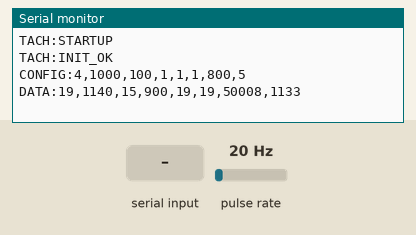
A sketch run on a simulated Teensy 4. On the bench: the last lines printed to the serial monitor. Wiring (inferred from the names in the program): pulse sensor: data pin 4. The test bench sets the inputs (shaded band); at power-on: pulse rate 20 Hz.

Above: at 1.3 s.
1.4 s: "CMD:\n" received over Serial
At 2.0 s:
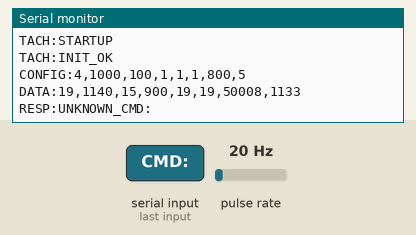
2.9 s: "CMD:,45\n" received over Serial
At 3.11 s:
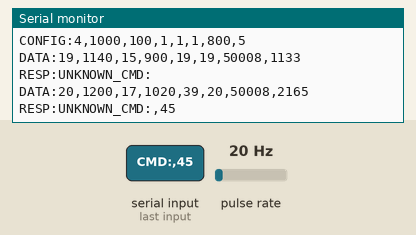
4.4 s: pulse rate (sensor on pin 4) set to 4 Hz
At 5.7 s:
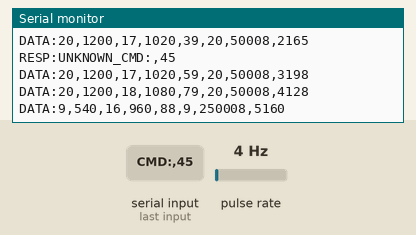
5.9 s: pulse rate (sensor on pin 4) set to 50 Hz
At 8.0 s:
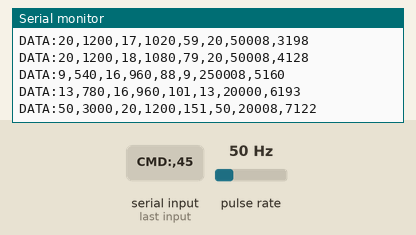
Timing chart, 0 to 8.4 s (numbered marks = the images above; inputs shaded):
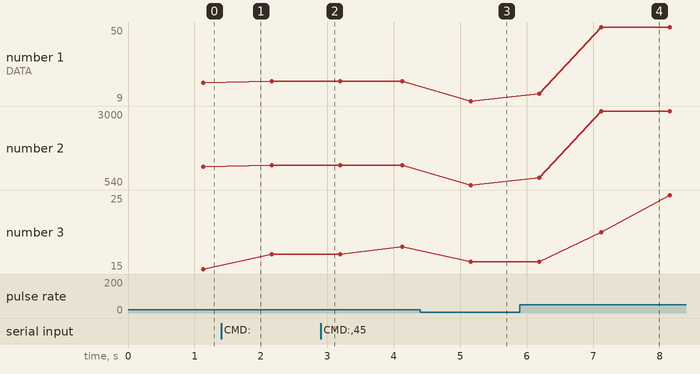

Measured:
- after the input at 1.4 s, the serial monitor: prints a new line at once (image 1)
- after the input at 2.9 s, the serial monitor: prints a new line at once (image 2)
- after the input at 4.4 s, the serial monitor: prints a new line after 0.76 s (image 3)
- after the input at 5.9 s, the serial monitor: prints a new line after 0.29 s (image 4)
- plotted number 1: 20 → 9 after the input at 4.4 s, 9 → 50 after the input at 5.9 s
- plotted number 2: 1200 → 540 after the input at 4.4 s, 540 → 3000 after the input at 5.9 s
- plotted number 3: 18 → 16 after the input at 4.4 s, 16 → 25 after the input at 5.9 s

The sketch:

Tachometer.ino
```cpp
/**
 * File: TachometerSimple.ino
 * Author: Omar Achraf / omarachraf@gmail.com
 * Date: 2025-06-28
 * Version: 1.0
 * Description: Simplified Arduino sketch for Tachometer with Python GUI interface.
 *              Communicates via Serial using simple command protocol for external control.
 */

#include "Tachometer.h"

// Configuration constants
const uint8_t  IR_SENSOR_PIN    = 4;     // Use pin 2 (INT0) for IR sensor
const uint16_t SAMPLE_PERIOD_MS = 1000;  // 1 second sample period
const uint16_t DEBOUNCE_MICROS  = 100;   // 100 microsecond debounce
const uint8_t  PULSES_PER_REV   = 1;     // 1 pulse per revolution
const uint8_t  TIMER_NUMBER     = 1;     // Use Timer1
const bool     ENABLE_FILTERING = true;  // Enable digital filtering
const uint16_t FILTER_ALPHA     = 800;   // 0.8 filter coefficient
const uint8_t  WINDOW_SIZE      = 5;     // 5-sample moving average

// Global tachometer instance
Tachometer tach(IR_SENSOR_PIN, SAMPLE_PERIOD_MS, DEBOUNCE_MICROS,
               PULSES_PER_REV, TIMER_NUMBER, ENABLE_FILTERING,
               FILTER_ALPHA, WINDOW_SIZE);

// Communication variables
unsigned long lastDataSend = 0;
const unsigned long DATA_SEND_INTERVAL = 100; // Send data every 100ms
bool systemReady = false;


#define RUNTIME

#ifdef RUNTIME

/**
 * Arduino setup function.
 */
void setup() {
    // Initialize serial communication
    Serial.begin(115200);

    // Wait for serial connection
    while (!Serial && millis() < 3000) {
        delay(10);
    }

    // Send startup message
    Serial.println("TACH:STARTUP");
    delay(100);

    // Initialize tachometer
    if (tach.Initialize()) {
        Serial.println("TACH:INIT_OK");
        systemReady = true;
    } else {
        Serial.println("TACH:INIT_ERROR");
        systemReady = false;
    }

    // Send initial configuration
    sendConfiguration();
}


/**
 * Arduino main loop.
 */
void loop() {
    // Send data periodically
    if (systemReady && (millis() - lastDataSend >= DATA_SEND_INTERVAL)) {
        sendMeasurementData();
        lastDataSend = millis();
    }

    // Process incoming commands
    if (Serial.available()) {
        processSerialCommand();
    }

    delay(5);
}

#endif


/**
 * Send current measurement data to Python GUI.
 */
void sendMeasurementData() {
    if (tach.IsNewDataAvailable()) {
        // Get all measurement values
        uint32_t frequency = tach.GetCurrentFrequencyHz();
        uint32_t rpm = tach.GetCurrentRpm();
        uint32_t filteredFreq = tach.GetFilteredFrequencyHz();
        uint32_t filteredRpm = tach.GetFilteredRpm();
        uint32_t totalRevs = tach.GetTotalRevolutions();
        uint32_t rawPulses = tach.GetRawPulseCount();
        uint32_t pulseInterval = tach.GetPulseIntervalMicros();

        // Send data in structured format
        Serial.print("DATA:");
        Serial.print(frequency);        Serial.print(",");
        Serial.print(rpm);              Serial.print(",");
        Serial.print(filteredFreq);     Serial.print(",");
        Serial.print(filteredRpm);      Serial.print(",");
        Serial.print(totalRevs);        Serial.print(",");
        Serial.print(rawPulses);        Serial.print(",");
        Serial.print(pulseInterval);    Serial.print(",");
        Serial.print(millis());
        Serial.println();
    }
}


/**
 * Send current configuration to Python GUI.
 */
void sendConfiguration() {
    Serial.print("CONFIG:");
    Serial.print(IR_SENSOR_PIN);       Serial.print(",");
    Serial.print(SAMPLE_PERIOD_MS);    Serial.print(",");
    Serial.print(DEBOUNCE_MICROS);     Serial.print(",");
    Serial.print(PULSES_PER_REV);      Serial.print(",");
    Serial.print(TIMER_NUMBER);        Serial.print(",");
    Serial.print(ENABLE_FILTERING ? 1 : 0);  Serial.print(",");
    Serial.print(FILTER_ALPHA);        Serial.print(",");
    Serial.print(WINDOW_SIZE);
    Serial.println();
}


/**
 * Process commands received from Python GUI.
 */
void processSerialCommand() {
    String command = Serial.readStringUntil('\n');
    command.trim();

    if (command.startsWith("CMD:")) {
        String cmd = command.substring(4);
        executeCommand(cmd);
    }
}


/**
 * Execute specific command and send response.
 */
void executeCommand(String cmd) {
    if (cmd == "RESET_ALL") {
        tach.ResetCounters();
        Serial.println("RESP:RESET_ALL_OK");

    } else if (cmd == "RESET_FILTERS") {
        tach.ResetFilters();
        Serial.println("RESP:RESET_FILTERS_OK");

    } else if (cmd == "RESET_REVS") {
        tach.ResetRevolutionCounters();
        Serial.println("RESP:RESET_REVS_OK");

    } else if (cmd == "RESET_SYSTEM") {
        tach.ResetSystem();
        Serial.println("RESP:RESET_SYSTEM_OK");

    } else if (cmd == "TOGGLE_FILTER") {
        bool currentState = (tach.GetFilteredFrequencyHz() > 0);
        tach.SetFilteringEnabled(!currentState);
        Serial.print("RESP:FILTER_");
        Serial.println(!currentState ? "ON" : "OFF");

    } else if (cmd.startsWith("SET_ALPHA:")) {
        uint16_t alpha = cmd.substring(10).toInt();
        if (alpha <= 1000) {
            tach.SetFilterParameters(alpha, WINDOW_SIZE);
            Serial.print("RESP:ALPHA_SET:");
            Serial.println(alpha);
        } else {
            Serial.println("RESP:ALPHA_ERROR:INVALID_RANGE");
        }

    } else if (cmd.startsWith("SET_WINDOW:")) {
        uint8_t window = cmd.substring(11).toInt();
        if (window >= 1 && window <= 20) {
            tach.SetFilterParameters(FILTER_ALPHA, window);
            Serial.print("RESP:WINDOW_SET:");
            Serial.println(window);
        } else {
            Serial.println("RESP:WINDOW_ERROR:INVALID_RANGE");
        }

    } else if (cmd.startsWith("SET_DEBOUNCE:")) {
        uint16_t debounce = cmd.substring(13).toInt();
        tach.SetDebounceTime(debounce);
        Serial.print("RESP:DEBOUNCE_SET:");
        Serial.println(debounce);

    } else if (cmd.startsWith("SET_PERIOD:")) {
        uint16_t period = cmd.substring(11).toInt();
        if (tach.SetSamplePeriod(period)) {
            Serial.print("RESP:PERIOD_SET:");
            Serial.println(period);
        } else {
            Serial.println("RESP:PERIOD_ERROR:INVALID_RANGE");
        }

    } else if (cmd == "GET_CONFIG") {
        sendConfiguration();

    } else if (cmd == "GET_STATUS") {
        Serial.print("STATUS:");
        Serial.print(systemReady ? "READY" : "ERROR");
        Serial.print(",");
        Serial.print(millis());
        Serial.println();

    } else if (cmd == "PING") {
        Serial.println("RESP:PONG");

    } else {
        Serial.print("RESP:UNKNOWN_CMD:");
        Serial.println(cmd);
    }
}


#ifdef TEST

const int ledPin = 2;
const int btnPin = 4;
int counter = 0;

void setup() {
    Serial.begin(115200);
    pinMode(ledPin, OUTPUT);
    pinMode(btnPin, INPUT_PULLUP);
    digitalWrite(ledPin, LOW);
}

void loop() {
    digitalWrite(ledPin, LOW);
    delay(250);
    digitalWrite(ledPin, HIGH);
    delay(250);
    Serial.println(counter);
    counter++;

    int buttonState = digitalRead(btnPin); // Lê o estado do botão
    if (buttonState == LOW) {                 // Botão pressionado (LOW devido ao pull-up)
        digitalWrite(ledPin, HIGH);             // Liga o LED
        Serial.println("Botão pressionado!");
    } else {
        digitalWrite(ledPin, LOW);              // Desliga o LED
        Serial.println("Botão solto.");
    }
}

#endif
```

Source omitted: Tachometer.cpp (19226 bytes), Tachometer.h (13796 bytes)
